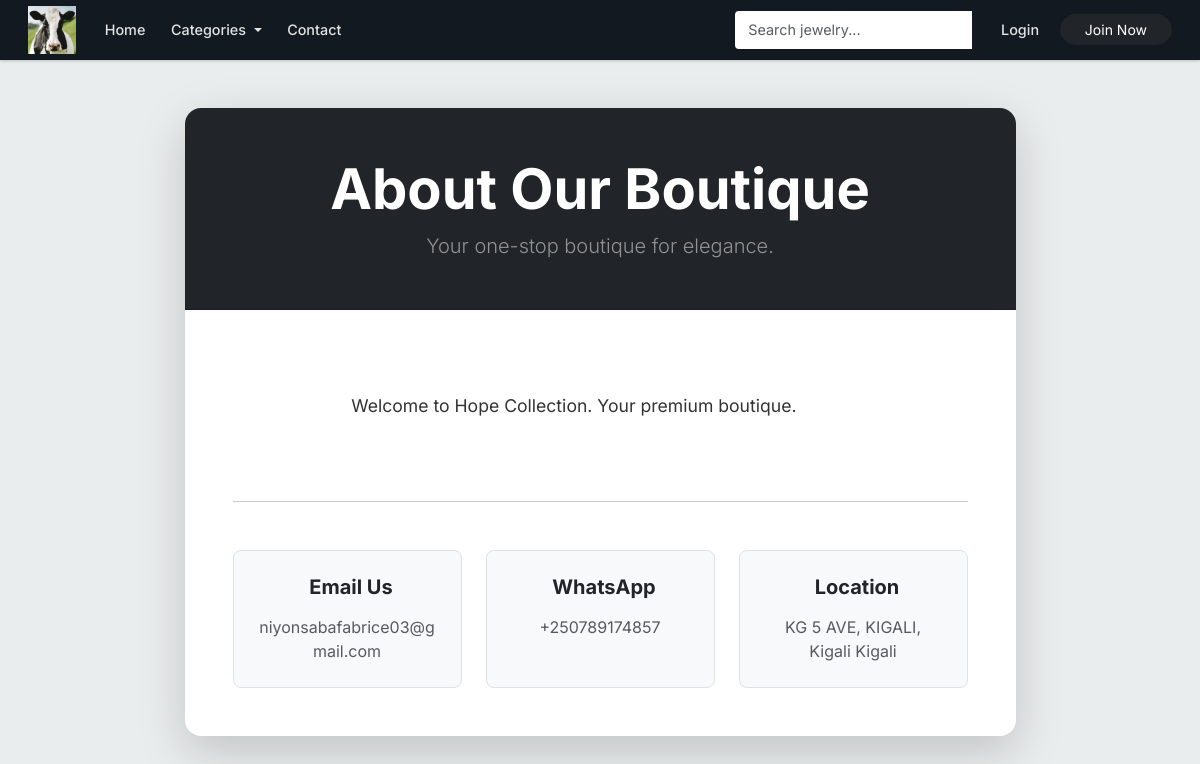
/about, run on the app's committed database.
### market/models.py (models this page shows)
class SiteSettings(db.Model):
    __tablename__ = 'site_settings'
    id               = db.Column(db.Integer, primary_key=True)
    business_name    = db.Column(db.String(100), nullable=False, default='Hope Collection')
    tagline          = db.Column(db.String(255), default='Your one-stop boutique for elegance.')
    logo_url         = db.Column(db.String(255), default='')
    meta_description = db.Column(db.String(255), default='Hope Collection - Quality jewelry, electronics, and accessories.')
    whatsapp_number  = db.Column(db.String(20), nullable=False, default='250789174857')
    contact_email    = db.Column(db.String(120), nullable=False, default='niyonsabafabrice03@gmail.com')
    business_phone   = db.Column(db.String(20))
    business_address = db.Column(db.String(255))
    facebook_url     = db.Column(db.String(255))
    instagram_url    = db.Column(db.String(255))
    currency_code    = db.Column(db.String(10), default='RWF')
    delivery_fee     = db.Column(db.Integer, default=0)
    about_content    = db.Column(db.Text, default='Welcome to Hope Collection. We provide quality products and services.')
    payment_methods  = db.Column(db.Text, default='[{"id":"wallet","name":"Wallet Balance","enabled":true},{"id":"mtn","name":"MTN Mobile Money","enabled":true},{"id":"equity","name":"Equity Bank Transfer","enabled":true}]')

### market/routes.py (the view)
@app.route('/about')
def about_page():
    return render_template('about.html')

### market/templates/about.html (shortened to what this page needs)
{% extends 'base.html' %}
{% block content %}
<div class="container my-5">
    <div class="row justify-content-center">
        <div class="col-md-10 col-lg-9">
            <div class="card border-0 shadow-lg rounded-4 overflow-hidden">
                <div class="card-header bg-dark text-white p-5 text-center">
                    <h1 class="display-4 fw-bold mb-2">About Our Boutique</h1>
                    <p class="lead mb-0 text-white-50">{{ site_settings.tagline }}</p>
                </div>
                <div class="card-body p-5">
                    <div class="about-text mb-5" style="white-space: pre-wrap; font-size: 1.1rem; line-height: 1.8; color: #333;">
                        {{ site_settings.about_content }}
                    </div>
                    <hr class="my-5">
                    <div class="row text-center g-4">
                        <div class="col-md-4">
                            <div class="p-4 border rounded-3 h-100 bg-light">
                                <h5 class="fw-bold mb-3">Email Us</h5>
                                <p class="text-muted mb-0">{{ site_settings.contact_email }}</p>
                            </div>
                        </div>
                        <div class="col-md-4">
                            <div class="p-4 border rounded-3 h-100 bg-light">
                                <h5 class="fw-bold mb-3">WhatsApp</h5>
                                <p class="text-muted mb-0">+{{ site_settings.whatsapp_number }}</p>
                            </div>
                        </div>
                        <div class="col-md-4">
                            <div class="p-4 border rounded-3 h-100 bg-light">
                                <h5 class="fw-bold mb-3">Location</h5>
                                <p class="text-muted mb-0">{{ site_settings.business_address if site_settings.business_address else 'Online Store' }}</p>
                            </div>
                        </div>
                    </div>
                </div>
            </div>
        </div>
    </div>
</div>
{% endblock %}

### market/templates/base.html (shortened to what this page needs)
<!DOCTYPE html>
<html lang="en">
<head>
    <link href="https://cdn.jsdelivr.net/npm/bootstrap@5.3.0/dist/css/bootstrap.min.css" rel="stylesheet">
    <link rel="stylesheet" href="https://cdn.jsdelivr.net/npm/bootstrap-icons@1.11.3/font/bootstrap-icons.css">
    <link rel="stylesheet" href="{{ url_for('static', filename='css/storefront.css') }}">
</head>
<body>
<nav class="navbar navbar-expand-lg navbar-light sticky-top navbar-custom">
    <div class="container-fluid">
        <a class="navbar-brand" href="{{ url_for('home_page') }}">
            {% if site_settings.logo_url and site_settings.logo_url != '/static/images/logo.png' and site_settings.logo_url != '/static/images/logos/hope-collection-logo.svg' %}
                <img src="{{ site_settings.logo_url }}" alt="{{ site_settings.business_name }} logo" class="brand-logo" onerror="this.classList.add('d-none'); this.nextElementSibling.classList.remove('d-none'); this.nextElementSibling.nextElementSibling.classList.remove('d-none');">
            {% endif %}
        </a>
        <div class="collapse navbar-collapse" id="navbarNav">
            <ul class="navbar-nav me-auto">
                <li class="nav-item">
                    <a class="nav-link px-3" href="{{ url_for('home_page') }}">Home</a>
                </li>
                <li class="nav-item dropdown">
                    <a class="nav-link dropdown-toggle px-3" href="#" id="navbarDropdown" role="button" data-bs-toggle="dropdown">
                        Categories
                    </a>
                </li>
                <li class="nav-item">
                    <a class="nav-link px-3" href="{{ url_for('contact_page') }}">Contact</a>
                </li>
            </ul>
            <form class="d-flex me-lg-3 my-2 my-lg-0">
                <div class="input-group">
                    <input class="form-control search-bar-nav" type="search" placeholder="Search jewelry..." aria-label="Search">
                </div>
            </form>
            <ul class="navbar-nav align-items-lg-center">
                {% if current_user.is_authenticated %}
                    <li class="nav-item">
                        <a class="nav-link px-3" href="{{ url_for('view_cart') }}">
                            <i class="bi bi-cart3"></i>
                            {% set cart = session.get('cart', []) %}
                            {% if cart %}
                            <span class="badge badge-custom ms-1">{{ cart|length }}</span>
                            {% endif %}
                        </a>
                    </li>
                    <li class="nav-item">
                        <span class="nav-link px-3 nav-greeting">Hello, <strong>{{ current_user.username }}</strong></span>
                    </li>
                    <li class="nav-item">
                        <a class="nav-link btn btn-sm btn-outline-dark ms-lg-2" href="{{ url_for('logout_page') }}">Logout</a>
                    </li>
                {% else %}
                    <li class="nav-item pe-2">
                        <a class="nav-link" href="{{ url_for('login_page') }}">Login</a>
                    </li>
                    <li class="nav-item">
                        <a class="btn btn-dark btn-sm px-4 rounded-pill" href="{{ url_for('register_page') }}">Join Now</a>
                    </li>
                {% endif %}
            </ul>
        </div>
    </div>
</nav>
<main>
    {% block content %}
    {% endblock %}
</main>
</body>
</html>

### market/static/css/storefront.css (style rules this page uses)
:root { --ink: #0f1111; --muted: #565959; --paper: #eaeded; --cream: #f3efe7; --line: rgba(15, 17, 17, 0.11); --gold: #c7923e; --green: #198754; --amazon-blue: #146eb4; --amazon-orange: #febd69; --amazon-yellow: #f3a847; --card-bg: #ffffff; --hero-gradient: linear-gradient(135deg, #1a1a2e, #16213e, #0f3460); --shadow-sm: 0 2px 5px rgba(0,0,0,0.06); --shadow-md: 0 4px 12px rgba(0,0,0,0.10); --shadow-lg: 0 8px 30px rgba(0,0,0,0.12); --mtn-color: #ffcc00; --mtn-dark: #e6b800; --equity-color: #1a5276; --equity-light: #2e86c1; --wallet-color: #198754; --wallet-light: #20c997; }
* { letter-spacing: 0; box-sizing: border-box; }
body { color: var(--ink); background: var(--paper); font-family: Inter, ui-sans-serif, system-ui, -apple-system, BlinkMacSystemFont, "Segoe UI", sans-serif; }
.navbar-custom { background: #131921; border-bottom: none; box-shadow: 0 1px 3px rgba(0,0,0,0.2); padding: 0.2rem 1rem; min-height: 60px; }
.navbar-custom .container-fluid { max-width: 1280px; }
.navbar-brand { align-items: center; color: #fff !important; display: inline-flex; gap: 0.75rem; font-weight: 700; font-size: 1.35rem; text-decoration: none; transition: opacity 0.2s; padding: 0; }
.brand-logo { height: 48px; width: auto; max-width: 200px; object-fit: contain; border-radius: 0; margin-right: 0; background: transparent; border: none; filter: brightness(1.05); transition: opacity 0.25s ease; }
.navbar-custom .nav-link { color: rgba(255,255,255,0.88) !important; font-weight: 500; font-size: 0.9rem; padding: 0.5rem 0.8rem !important; border-radius: 3px; transition: all 0.15s ease; }
.search-bar-nav { background: #fff; border: 1px solid transparent; color: #0f1111 !important; border-radius: 4px 0 0 4px; font-size: 0.9rem; min-height: 38px; }

### data on the page
SiteSettings: logo_url (picture), tagline "Your one-stop boutique for elegance.", about_content "Welcome to Hope Collection. Your premium boutique.", contact_email "niyonsabafabrice03@gmail.com", whatsapp_number "250789174857", business_address "KG 5 AVE, KIGALI, Kigali Kigali"
